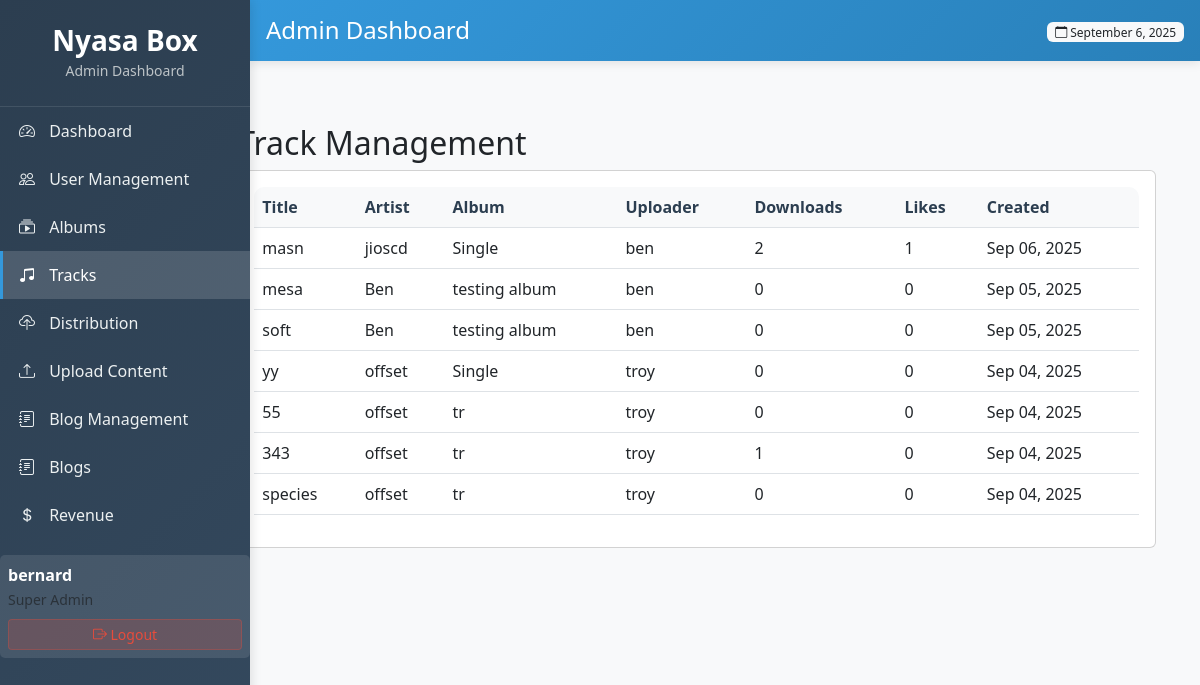
The app's page /xyz/tracks/ (signed in), older data.
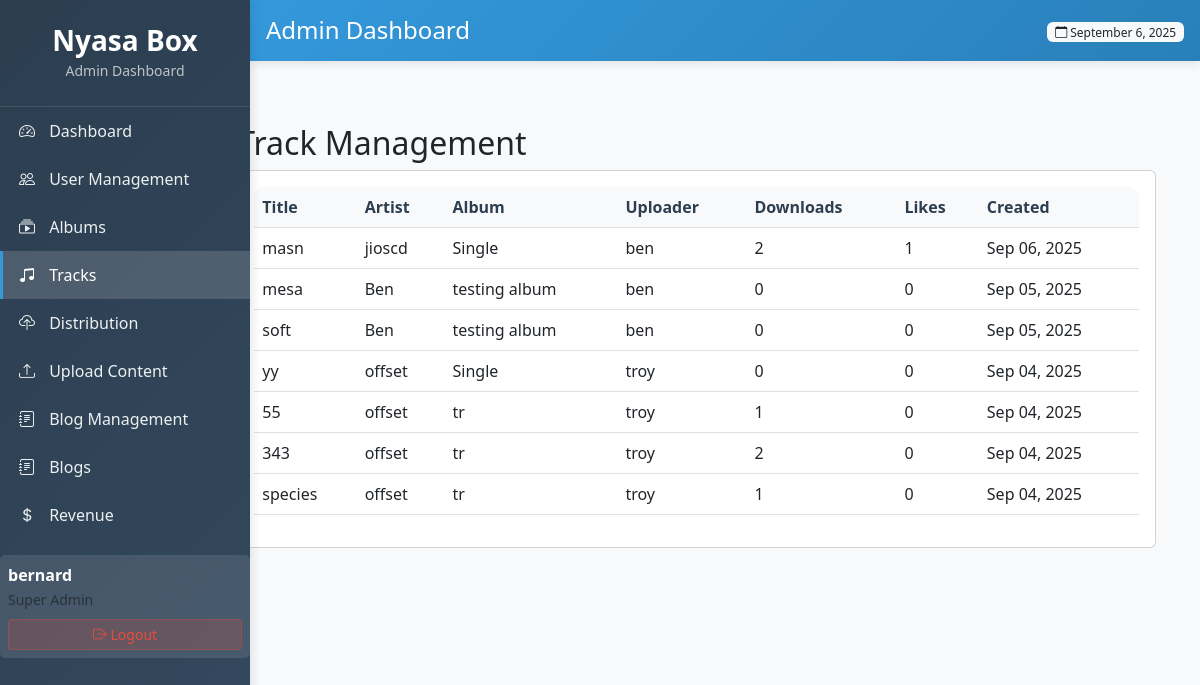
The same page, newer data.
### core/models.py (models this page shows, shortened)
class Track(models.Model):
    title = models.CharField(max_length=200)
    slug = models.SlugField(unique=True)
    album = models.ForeignKey(Album, on_delete=models.CASCADE, related_name='tracks', null=True, blank=True)
    artist = models.CharField(max_length=200)  # Changed from ForeignKey to CharField
    genre = models.CharField(max_length=20, choices=GENRE_CHOICES, blank=True)  # Changed from ForeignKey to CharField
    audio_file = models.FileField(upload_to='tracks/')
    duration = models.DurationField(blank=True, null=True)
    track_number = models.PositiveIntegerField(null=True, blank=True)
    uploader = models.ForeignKey(User, on_delete=models.CASCADE)
    created_at = models.DateTimeField(auto_now_add=True)
    updated_at = models.DateTimeField(auto_now=True)
    downloads = models.PositiveIntegerField(default=0)
    likes = models.ManyToManyField(User, related_name='liked_tracks', blank=True)

class Album(models.Model):
    title = models.CharField(max_length=200)
    slug = models.SlugField(unique=True)
    artist = models.CharField(max_length=200)  # Changed from ForeignKey to CharField
    genre = models.CharField(max_length=20, choices=GENRE_CHOICES)  # Changed from ForeignKey to CharField
    release_date = models.DateField()
    cover_art = models.ImageField(upload_to='album_covers/')
    description = models.TextField(blank=True)
    uploader = models.ForeignKey(User, on_delete=models.CASCADE)
    created_at = models.DateTimeField(auto_now_add=True)
    updated_at = models.DateTimeField(auto_now=True)
    downloads = models.PositiveIntegerField(default=0)

### core/admin_views.py (the view)
# urls.py: path('xyz/tracks/', admin_views.admin_tracks, name='admin_tracks'),
@login_required
@user_passes_test(is_admin)
def admin_tracks(request):
    tracks = Track.objects.select_related('uploader', 'album').order_by('-created_at')
    return render(request, 'peza/tracks.html', {'tracks': tracks})

### core/admin_views.py (called while the page is built)
def is_admin(user):
    return user.is_authenticated and user.is_superuser

### core/templates/peza/tracks.html
{% extends 'peza/base.html' %}
{% block content %}
<div class="container-fluid">
    <div class="row">
        <div class="col-md-9 col-lg-10 ms-auto">
            <div class="container-fluid mt-4">
                <h2>Track Management</h2>
                <div class="card">
                    <div class="card-body">
                        <div class="table-responsive">
                            <table class="table table-hover">
                                <thead>
                                    <tr>
                                        <th>Title</th>
                                        <th>Artist</th>
                                        <th>Album</th>
                                        <th>Uploader</th>
                                        <th>Downloads</th>
                                        <th>Likes</th>
                                        <th>Created</th>
                                    </tr>
                                </thead>
                                <tbody>
                                    {% for track in tracks %}
                                    <tr>
                                        <td>{{ track.title }}</td>
                                        <td>{{ track.artist }}</td>
                                        <td>{{ track.album.title|default:"Single" }}</td>
                                        <td>{{ track.uploader.username }}</td>
                                        <td>{{ track.downloads }}</td>
                                        <td>{{ track.likes.count }}</td>
                                        <td>{{ track.created_at|date:"M d, Y" }}</td>
                                    </tr>
                                    {% endfor %}
                                </tbody>
                            </table>
                        </div>
                    </div>
                </div>
            </div>
        </div>
    </div>
</div>
{% endblock %}

Row changes from the older to the newer data that the page shows:
changed Track (number 5 of 7 on the later page): downloads "0" → "1"
changed Track (number 6 of 7 on the later page): downloads "1" → "2"
changed Track "species": downloads "0" → "1"
